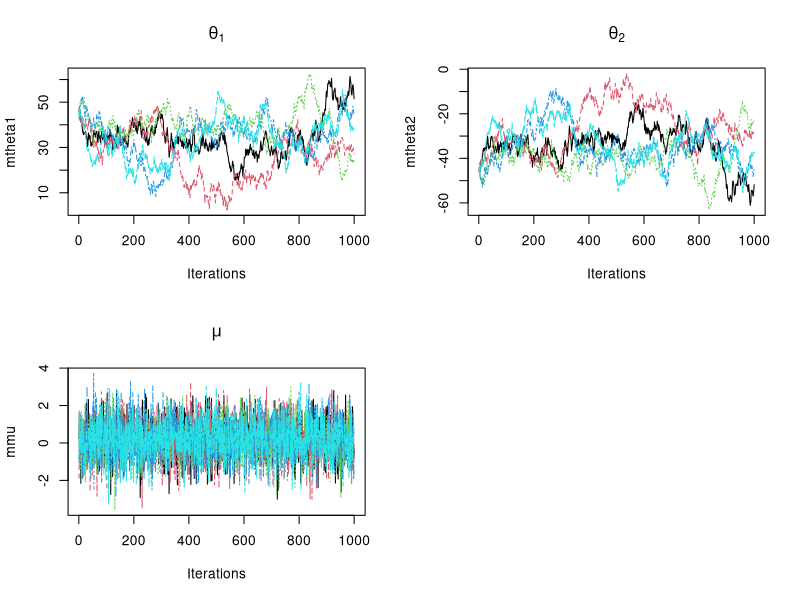

Generate this figure with R:
## ---- chunk 1
knitr::opts_chunk$set(comment = NA, prompt = TRUE)
## ---- chunk 2
a1 <- 50; a2 <- 50
b1 <- 10; b2 <- 20
y <- 0; S <- 1000
mtheta1  <-  matrix(nrow = S, ncol = 5)
mtheta2  <-  matrix(nrow = S, ncol = 5)
mtheta1[1,1] <- 45

set.seed(1)

for (r in 1:5) {
  for(i in 1:S){
    if (i == 1) {
      theta1 <- 45
    } else {
      theta1 <- mtheta1[i-1,r]
    }
    m2 <- (b2^2*(y-theta1)+a2)/(b2^2+1)
    sigma2 <- sqrt(b2^2/(b2^2+1))
    mtheta2[i,r] <- rnorm(1,m2,sigma2)
    
    theta2 <- mtheta2[i,r]
    m1 <- (b1^2*(y-theta2)+a1)/(b1^2+1)
    sigma1 <- sqrt(b1^2/(b1^2+1))
    mtheta1[i,r] <- rnorm(1,m1,sigma1)
  }
}


mmu <- mtheta1 + mtheta2


par(mfrow = c(2,2))
matplot(mtheta1, type = "l", xlab = "Iterations", main = expression(theta[1]))
matplot(mtheta2, type = "l", xlab = "Iterations", main = expression(theta[2]))
matplot(mmu, type = "l", xlab = "Iterations", main = expression(mu))
colMeans(mmu)
